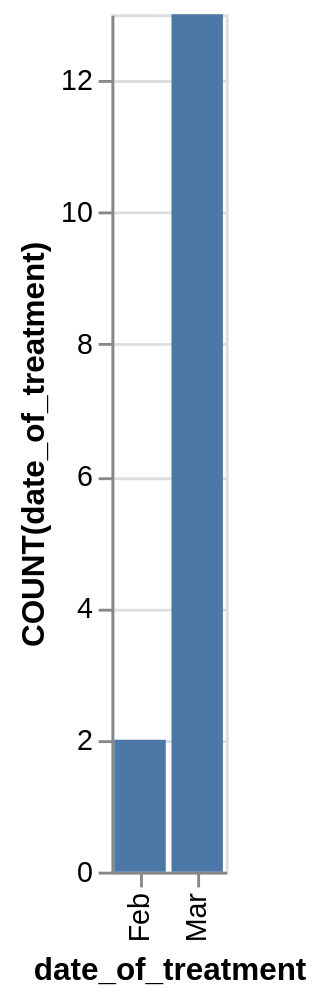

Source (Vega-Lite JSON):
### Vega-Lite specification from a JSON file in a GitHub repository (floating-point values rounded to 4 significant figures)
{"data": {"values": [{"x_data": "Feb", "y_data": 2}, {"x_data": "Mar", "y_data": 13}]}, "mark": "bar", "encoding": {"x": {"field": "x_data", "type": "nominal", "title": "date_of_treatment", "sort": {"op": "sum", "field": "y_data", "order": "ascending"}}, "y": {"field": "y_data", "type": "quantitative", "title": "COUNT(date_of_treatment)"}}}
